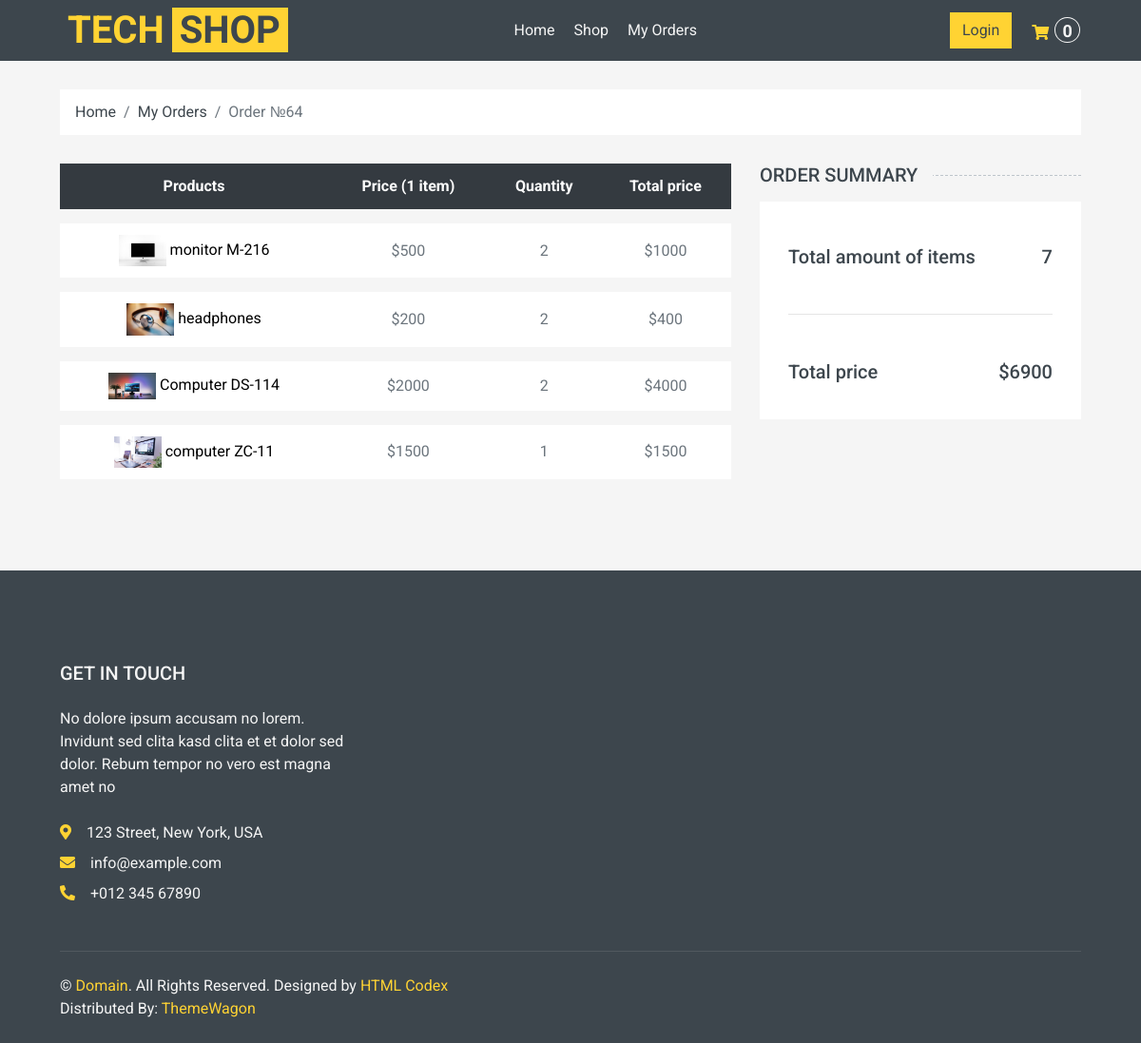
Screenshot of /order_detail/64 with the database file from the repository.
### shop/models.py (models this page shows, shortened)
class Order(models.Model):
    STATUS = (
    ("Pending", "Pending"),
    ("Ready", "Ready"),
    ("Delivered", "Delivered"),
    ("Cart", "Cart"),
    )
    date_created = models.DateTimeField(null = True)
    products = models.ManyToManyField("Product")
    customer = models.ForeignKey(User, blank = True, null = True, on_delete = models.SET_NULL)
    status = models.CharField(choices = STATUS, default = "Pending", max_length = 255)
    date_added = models.DateTimeField(auto_now_add = True, null = True)
    @property
    def order_total_price(self):
        return sum([item.total_item_price for item in self.orderitem_set.all()])
    @property
    def order_total_quantity(self):
        return sum([item.quantity for item in self.orderitem_set.all()])

class OrderItem(models.Model):
    order = models.ForeignKey("Order", on_delete = models.CASCADE)
    product = models.ForeignKey("Product", null = True, blank = True, on_delete = models.CASCADE )
    quantity = models.IntegerField()
    date_added = models.DateTimeField(auto_now = True, null = True, blank = True)
    @property
    def total_item_price(self):
        return self.product.price * self.quantity

class Product(models.Model):
    CATEGORY = (
    ("Tech", "Tech"),
    ("New", "New"),
    ("Popular", "Popular"),
    )
    default_description = """
    Eos no lorem eirmod diam diam, eos elitr et gubergren diam sea. Consetetur vero aliquyam invidunt duo dolores et duo sit. Vero diam ea vero et dolore rebum, dolor rebum eirmod consetetur invidunt sed sed et, lorem duo et eos elitr, sadipscing kasd ipsum rebum diam. Dolore diam stet rebum sed tempor kasd eirmod. Takimata kasd ipsum accusam sadipscing, eos dolores sit no ut diam consetetur duo justo est, sit sanctus diam tempor aliquyam eirmod nonumy rebum dolor accusam, ipsum kasd eos consetetur at sit rebum, diam kasd invidunt tempor lorem, ipsum lorem elitr sanctus eirmod takimata dolor ea invidunt.

    Dolore magna est eirmod sanctus dolor, amet diam et eirmod et ipsum. Amet dolore tempor consetetur sed lorem dolor sit lorem tempor. Gubergren amet amet labore sadipscing clita clita diam clita. Sea amet et sed ipsum lorem elitr et, amet et labore voluptua sit rebum. Ea erat sed et diam takimata sed justo. Magna takimata justo et amet magna et.
    """
    name = models.CharField(verbose_name = "название продукта" , max_length = 100)
    price = models.IntegerField(null = True, blank = True)
    description = models.TextField(default = default_description, blank = True)
    rating = models.IntegerField(null = True, blank = True)
    pic = models.ImageField(upload_to = "shop/%Y/%m", null = True, blank = True, default = "default_picture.png")
    added_at = models.DateTimeField(verbose_name = "Data of appearance", auto_now_add = True, null = True)
    category = models.CharField(max_length = 100, choices = CATEGORY)
    slug = models.SlugField(blank = True)

### shop/views.py (the view)
# urls.py: path('order_detail/<int:order_id>', Shop.order_detail, name = "order_detail"),
    def order_detail(request, order_id):
        order = Order.objects.get(id=order_id)
        order_items = OrderItem.objects.all().filter(order = order)
        ctx = {
        "order":order,
        "order_items" : order_items,
        "crt_total_quantity": Shop.get_cart_total(request),
        }
        return render(request, "orders/order_detail.html", ctx)

### shop/views.py (called while the page is built)
    @staticmethod
    def get_cart_total(request):
        user = request.user
        if request.user.is_authenticated:
            crt, created = Order.objects.get_or_create(customer = user, status = "Cart")
        else:
            crt, created = Order.objects.get_or_create(customer = None, status = "Cart")
        return crt.order_total_quantity

### templates/orders/order_detail.html (shortened to what this page needs)
{%extends "main.html"%}
{%load static%}
{%block cart%}
    <div class="container-fluid">
        <div class="row px-xl-5">
            <div class="col-12">
                <nav class="breadcrumb bg-light mb-30">
                    <a class="breadcrumb-item text-dark" href="{%url 'index'%}">Home</a>
                    <a class="breadcrumb-item text-dark" href="{%url 'my_orders'%}">My Orders</a>
                    <span class="breadcrumb-item active">Order №{{order.id}}</span>
                </nav>
            </div>
        </div>
    </div>
    <div class="container-fluid">
        <div class="row px-xl-5">
            <div class="col-lg-8 table-responsive mb-5">
                <table class="table table-light table-borderless table-hover text-center mb-0">
                    <thead class="thead-dark">
                        <tr>
                            <th>Products</th>
                            <th>Price (1 item)</th>
                            <th>Quantity</th>
                            <th>Total price</th>
                        </tr>
                    </thead>
                    <tbody class="align-middle">
                        {% for item in order_items%}
                        <tr data-product_id_item ={{item.product.id}} >
                            <td class="align-middle">
                              <img src="{{item.product.pic.url}}" alt="" style="width: 50px;">
                               <a href="{%url 'detail' item.product.slug %}" style = "color:black;">{{item.product.name}}</a>
                            </td>
                            <td class="align-middle">${{item.product.price}} </td>
                            <td class="align-middle" data-product_id_price ={{item.product.id}} >{{item.quantity}}</td>
                            <td class="align-middle" data-product_id_price ={{item.product.id}} >${{item.total_item_price}}</td>
                        </tr>
                        {% endfor %}
                    </tbody>
                </table>
            </div>
            <div class="col-lg-4">
                <h5 class="section-title position-relative text-uppercase mb-3"><span class="bg-secondary pr-3">Order Summary</span></h5>
                <div class="bg-light p-30 mb-5">
                    <div class="pt-2">
                        <div class="d-flex justify-content-between mt-2">
                            <h5>Total amount of items</h5>
                            <h5 class = "crt_total_price">{{order.order_total_quantity}}</h5>
                        </div>
                        <br>
                        <hr>
                        <br>
                        <div class="d-flex justify-content-between mt-2">
                            <h5>Total price</h5>
                            <h5 class = "crt_total_price">${{order.order_total_price}}</h5>
                        </div>
                    </div>
                </div>
            </div>
        </div>
    </div>
{%endblock%}

### rows the page displays
Order: id "64", order_total_quantity "7", order_total_price "6900"
OrderItem: product.pic (picture), product.name "monitor M-216", product.price "500", quantity "2", total_item_price "1000"
OrderItem: product.pic (picture), product.name "headphones", product.price "200", quantity "2", total_item_price "400"
OrderItem: product.pic (picture), product.name "Computer DS-114", product.price "2000", quantity "2", total_item_price "4000"
OrderItem: product.pic (picture), product.name "computer ZC-11", product.price "1500", quantity "1", total_item_price "1500"

### other values shown
{{ crt_total_quantity }} "0"
